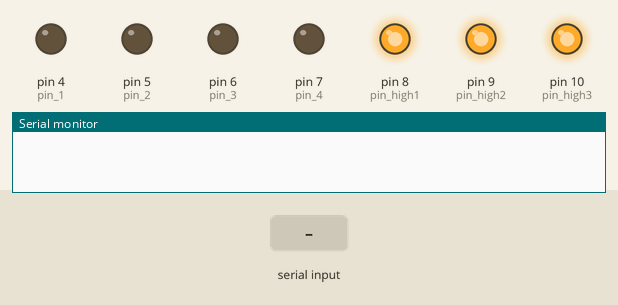
The sketch below on a simulated Arduino Uno, built with avr-gcc and run on an emulated ATmega328P. Shown: output pins drawn as LEDs (lit = HIGH), the last lines printed to the serial monitor. The test bench sets the inputs (shaded band).

Above: at 1.2 s.
1.3 s: "w" received over Serial
At 2.1 s:
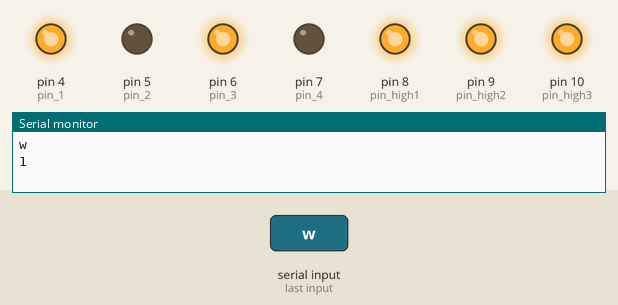
2.8 s: "s" received over Serial
At 3.3 s:
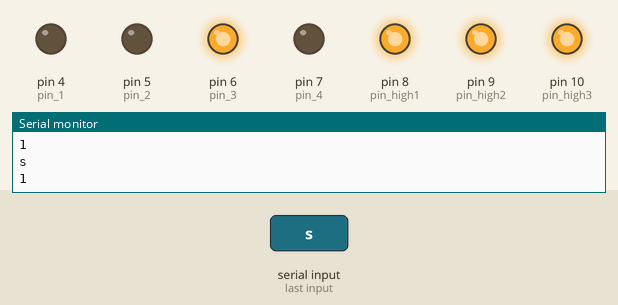
4.3 s: "b" received over Serial
At 5.6 s:
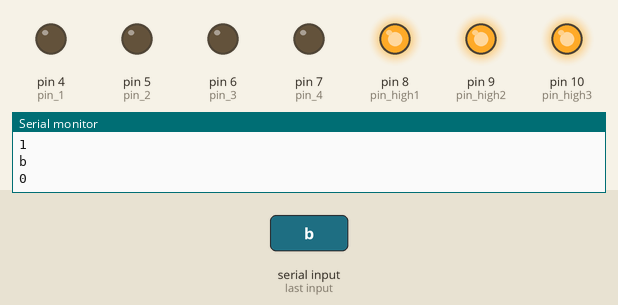
Timing chart, 0 to 7.3 s (numbered marks = the images above; inputs shaded):
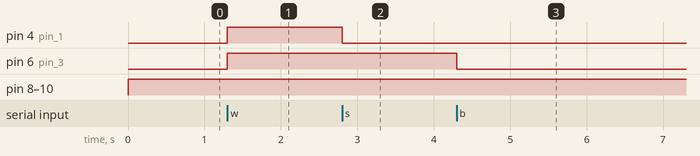

Measured:
- after the input at 1.3 s, pin 4 (pin_1), pin 6 (pin_3): LOW → HIGH at once
- after the input at 2.8 s, pin 4 (pin_1): HIGH → LOW at once
- after the input at 4.3 s, pin 6 (pin_3): HIGH → LOW at once

The sketch:

step.ino
```cpp
int pin_1 = 4;
int pin_2 = 5;
int pin_3 = 6;//stop
int pin_4 = 7;
int pin_high1 = 8;
int pin_high2 = 9;
int pin_high3 = 10;
int state = 0;
char text_receieved;


void setup() {
  // put your setup code here, to run once:
  pinMode(pin_1, OUTPUT);
  pinMode(pin_2, OUTPUT);
  pinMode(pin_3, OUTPUT);
  pinMode(pin_4, OUTPUT);
  pinMode(pin_high1, OUTPUT);
  pinMode(pin_high2, OUTPUT);
  pinMode(pin_high3, OUTPUT);
  Serial.begin(9600);
}

void loop() {
  // put your main code here, to run repeatedly:
  digitalWrite(pin_high1,HIGH);
  digitalWrite(pin_high2,HIGH);
  digitalWrite(pin_high3,HIGH);
  text_receieved = Serial.read();
  /*if (text_receieved == 'a')
  {
    state = 1;
    digitalWrite(pin_3,LOW);
    delay(1000);*/
    if (text_receieved == 'w')
    {
      state = 1;
    digitalWrite(pin_3,HIGH);
      digitalWrite(pin_1,HIGH);
      //analogWrite(pin_2,100);
      Serial.println('w');
      Serial.println(state);
  delay(1000);

    }
    if (text_receieved == 's')
    {
      state = 1;
    digitalWrite(pin_3,HIGH);
      digitalWrite(pin_1,LOW);
      //analogWrite(pin_2,100);
      Serial.println('s');
      Serial.println(state);
  delay(1000);
    }

  if(text_receieved == 'b')
  {
    state = 0;
    digitalWrite(pin_3,LOW);
    digitalWrite(pin_1,LOW);
    //digitalWrite(pin_2,LOW);
    Serial.println('b');
    Serial.println(state);
  delay(1000);
  }
}
```
